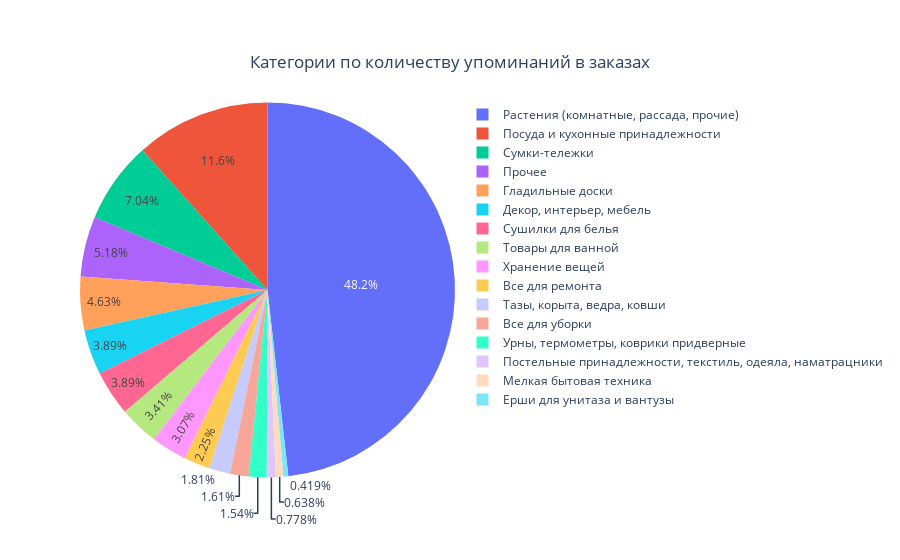

Write notebook code for a chart like this one.
### Markdown cell above
Основные часы покупки с 7 до 21.

Посмотрим на ТОП продаж.

### Code cell
temp = df.groupby('product_group', as_index=False).agg({'quantity':'count'})

product_group = temp['product_group']
values = temp['quantity']

fig = go.Figure(data=[go.Pie(labels=product_group, values=values)])
fig.update_layout(
    title={
        'text': "Категории по количеству упоминаний в заказах",
        'y':0.9,
        'x':0.5,
        'xanchor': 'center',
        'yanchor': 'top'})
fig.show()

### Figure 1 — Plotly figure (JSON) as saved in the notebook; plotly's stock layout.template omitted (floating-point values rounded to 4 significant figures)
{"data": [{"labels": ["Все для ремонта", "Все для уборки", "Гладильные доски", "Декор, интерьер, мебель", "Ерши для унитаза и вантузы", "Мелкая бытовая техника", "Постельные принадлежности, текстиль, одеяла, наматрацники", "Посуда и кухонные принадлежности", "Прочее", "Растения (комнатные, рассада, прочие)", "Сумки-тележки", "Сушилки для белья", "Тазы, корыта, ведра, ковши", "Товары для ванной", "Урны, термометры, коврики придверные", "Хранение вещей"], "type": "pie", "values": [113, 81, 232, 195, 21, 32, 39, 583, 260, 2419, 353, 195, 91, 171, 77, 154]}], "layout": {"title": {"text": "Категории по количеству упоминаний в заказах", "x": 0.5, "xanchor": "center", "y": 0.9, "yanchor": "top"}}}
